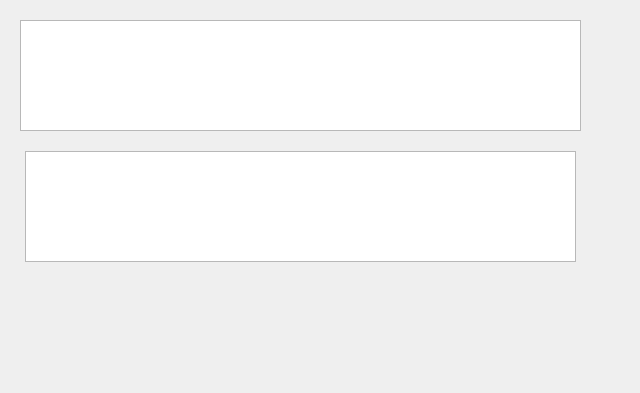
<?xml version="1.0" encoding="UTF-8"?>
<ui version="4.0">
 <class>Form</class>
 <widget class="QWidget" name="Form">
  <property name="geometry">
   <rect>
    <x>0</x>
    <y>0</y>
    <width>640</width>
    <height>393</height>
   </rect>
  </property>
  <property name="windowTitle">
   <string>Form</string>
  </property>
  <widget class="QTableWidget" name="tableWidget">
   <property name="geometry">
    <rect>
     <x>20</x>
     <y>20</y>
     <width>561</width>
     <height>111</height>
    </rect>
   </property>
  </widget>
  <widget class="QTableWidget" name="tableWidget_2">
   <property name="geometry">
    <rect>
     <x>25</x>
     <y>151</y>
     <width>551</width>
     <height>111</height>
    </rect>
   </property>
  </widget>
 </widget>
 <resources/>
 <connections/>
</ui>
